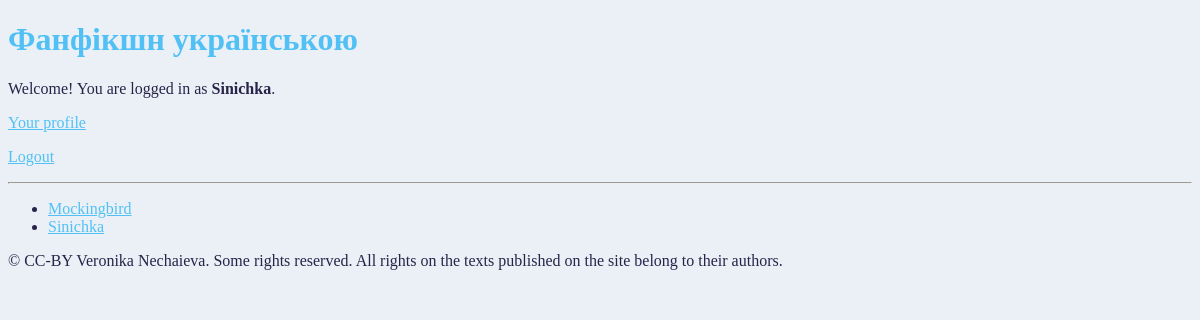
/fics/authors (signed in), run on the app's committed database.
### app_fanfics/models.py (models this page shows)
class User(AbstractUser):
    pass

class Author(models.Model):
    nickname = models.CharField(max_length=50)
    user = models.OneToOneField(User, on_delete=models.SET_NULL, null=True)
    register_date = models.DateField()
    def __str__(self):
        return self.nickname

### app_fanfics/views/authors.py (the view)
# urls.py: path('authors', authors.author_list, name='authors_list'),
def author_list(request):
    context = get_login_context(request, {
        'authors_list': Author.objects.order_by('nickname')
    })
    print("author_list: context={}".format(context))
    return render(request, 'author_list.html', context)

### app_fanfics/views/login_context.py (called while the page is built)
def get_login_context(request, base_context: dict = None):
    logged_in = request.user.is_authenticated
    if logged_in:
        username = request.user.username
        author_ids = Author.objects.filter(nickname=username)
        author_id = author_ids[0].id if author_ids is not None else None
    else:
        username = None
        author_id = None
    auth_context = {
        'logged_in': request.user.is_authenticated,
        'username': username,
        'author_id': author_id,
        'google_url': GOOGLE_URL}
    if base_context:
        context = base_context
        base_context.update(auth_context)
        return context
    return auth_context

### app_fanfics/templates/author_list.html (shortened to what this page needs)
<!DOCTYPE html>
{% load static %}
<html lang="en">
<head>
    <link rel="stylesheet" type="text/css" href="{% static 'css/style.css' %}">
</head>
<body>
{% include "sub_elements/header.html" %}
<hr/>
{% if authors_list %}
<ul>
    {% for author in authors_list %}
    <li><a href="{% url 'fics:author_page' author.id %}">{{author.nickname}}</a></li>
    {% endfor %}
</ul>
{% else %}
<p> No authors are registered yet.</p>
{% endif %}
{% include "sub_elements/footer.html" %}
</body>
</html>

### app_fanfics/templates/sub_elements/header.html (shortened to what this page needs)
{% load static %}
<div id="header">
    <a href="{% url 'fics:index' %}" style="text-decoration: none"><h1>Фанфікшн українською</h1></a>
    {% if logged_in %}
        <p>Welcome! You are logged in as <b>{{ username }}</b>.</p>
        <p><a href="{%  url 'fics:author_page' author_id %}">Your profile</a></p>
        <p><a href="{% url 'fics:logout' %}">Logout</a></p>
    {% endif %}
</div>

### app_fanfics/static/css/style.css (style rules this page uses)
body { background-color: #eaf0f5; color: #29234a; font: 16px calibri; }
a:link { color: #51c1f5; }

### data on the page
User: username "Sinichka"
Author: nickname "Mockingbird"
Author: nickname "Sinichka"
